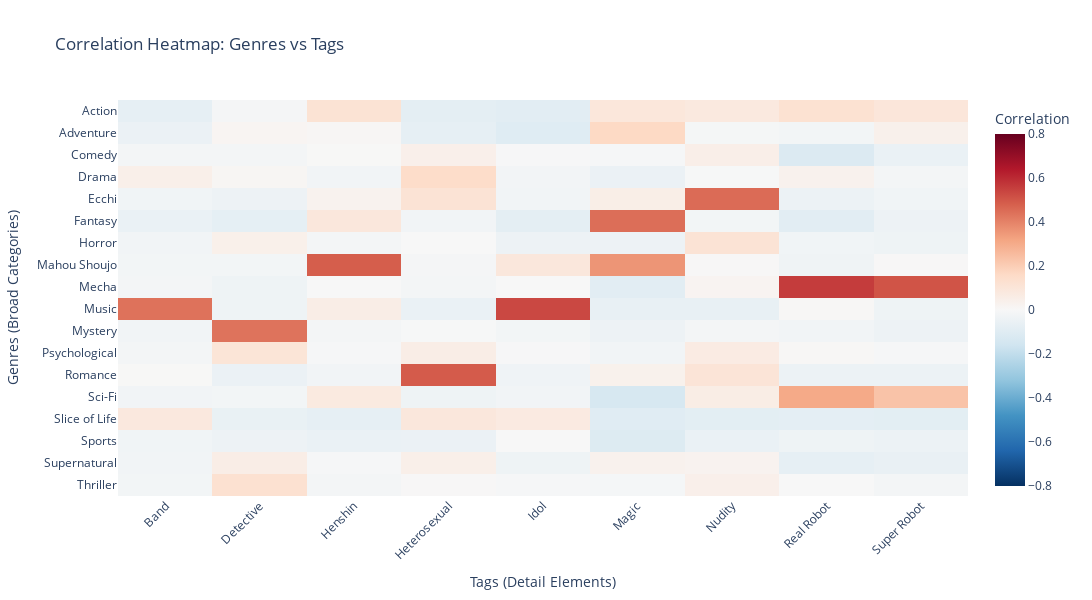

Notebook code for this chart:
### Code cell
import pandas as pd
import plotly.express as px

# 1. 데이터 로드
file_path = 'anilist_top10000_eda.csv'
df = pd.read_csv(file_path)

# 2. 컬럼 분리 (장르 vs 태그)
# genre_로 시작하는 컬럼 리스트
genre_cols = [col for col in df.columns if col.startswith('genre_')]
# tag_로 시작하는 컬럼 리스트 (리스트 컬럼 제외)
tag_cols = [col for col in df.columns if col.startswith('tag_') and 'list' not in col]

# 3. 교차 상관계수 계산
# 전체 상관계수 행렬을 구한 뒤, [행:장르, 열:태그] 부분만 잘라냅니다 (Slicing)
full_corr = df[genre_cols + tag_cols].corr()
cross_corr = full_corr.loc[genre_cols, tag_cols]

# 4. 시각화를 위한 라벨 깔끔하게 정리 (선택사항)
# 'genre_Action' -> 'Action', 'tag_Zombie' -> 'Zombie'로 이름 변경
cross_corr.index = [name.replace('genre_', '') for name in cross_corr.index]
cross_corr.columns = [name.replace('tag_', '') for name in cross_corr.columns]

# 5. (옵션) 너무 관계가 없는 태그 제거하기
# 어떤 장르와도 threshold 이상의 관계가 없는 '무의미한 태그'는 컬럼에서 제외하여 차트를 깔끔하게 만듭니다.
threshold = 0.4
relevant_tags = cross_corr.columns[(cross_corr.abs() >= threshold).any()]
filtered_cross_corr = cross_corr[relevant_tags]

print(f"전체 태그 중 장르와 {threshold} 이상의 관계가 있는 {len(filtered_cross_corr.columns)}개 태그만 표시합니다.")

# 6. Plotly로 인터랙티브 히트맵 그리기
fig = px.imshow(
    filtered_cross_corr,
    labels=dict(x="Tags (Detail Elements)", y="Genres (Broad Categories)", color="Correlation"),
    x=filtered_cross_corr.columns,
    y=filtered_cross_corr.index,
    color_continuous_scale='RdBu_r', # 빨강~파랑
    zmin=-0.8, # 장르-태그 관계는 1.0까지 잘 안 가므로 범위를 살짝 좁혀 색상 대비를 높임
    zmax=0.8,
    aspect="auto", # 직사각형 비율 자동 조정
    title="Correlation Heatmap: Genres vs Tags"
)

fig.update_layout(
    width=1200,    # 가로로 긴 형태
    height=600,    # 세로는 장르 개수만큼만 필요하므로 적당히
    xaxis={'tickangle': -45} # 태그 이름이 기니까 45도 회전
)

fig.show()

### Figure 1 — Plotly figure (JSON) as saved in the notebook; plotly's stock layout.template omitted (floating-point values rounded to 4 significant figures; data arrays with more than 128 entries replaced by an {"elided": "..."} marker saying what was removed)
{"data": [{"coloraxis": "coloraxis", "hovertemplate": "Tags (Detail Elements): %{x}<br>Genres (Broad Categories): %{y}<br>Correlation: %{z}<extra></extra>", "name": "0", "type": "heatmap", "x": ["Band", "Detective", "Henshin", "Heterosexual", "Idol", "Magic", "Nudity", "Real Robot", "Super Robot"], "xaxis": "x", "y": ["Action", "Adventure", "Comedy", "Drama", "Ecchi", "Fantasy", "Horror", "Mahou Shoujo", "Mecha", "Music", "Mystery", "Psychological", "Romance", "Sci-Fi", "Slice of Life", "Sports", "Supernatural", "Thriller"], "yaxis": "y", "z": {"elided": "18x9 float values"}}], "layout": {"coloraxis": {"cmax": 0.8, "cmin": -0.8, "colorbar": {"title": {"text": "Correlation"}}, "colorscale": [[0, "rgb(5,48,97)"], [0.1, "rgb(33,102,172)"], [0.2, "rgb(67,147,195)"], [0.3, "rgb(146,197,222)"], [0.4, "rgb(209,229,240)"], [0.5, "rgb(247,247,247)"], [0.6, "rgb(253,219,199)"], [0.7, "rgb(244,165,130)"], [0.8, "rgb(214,96,77)"], [0.9, "rgb(178,24,43)"], [1, "rgb(103,0,31)"]]}, "height": 600, "title": {"text": "Correlation Heatmap: Genres vs Tags"}, "width": 1200, "xaxis": {"anchor": "y", "domain": [0, 1], "tickangle": -45, "title": {"text": "Tags (Detail Elements)"}}, "yaxis": {"anchor": "x", "autorange": "reversed", "domain": [0, 1], "title": {"text": "Genres (Broad Categories)"}}}}
